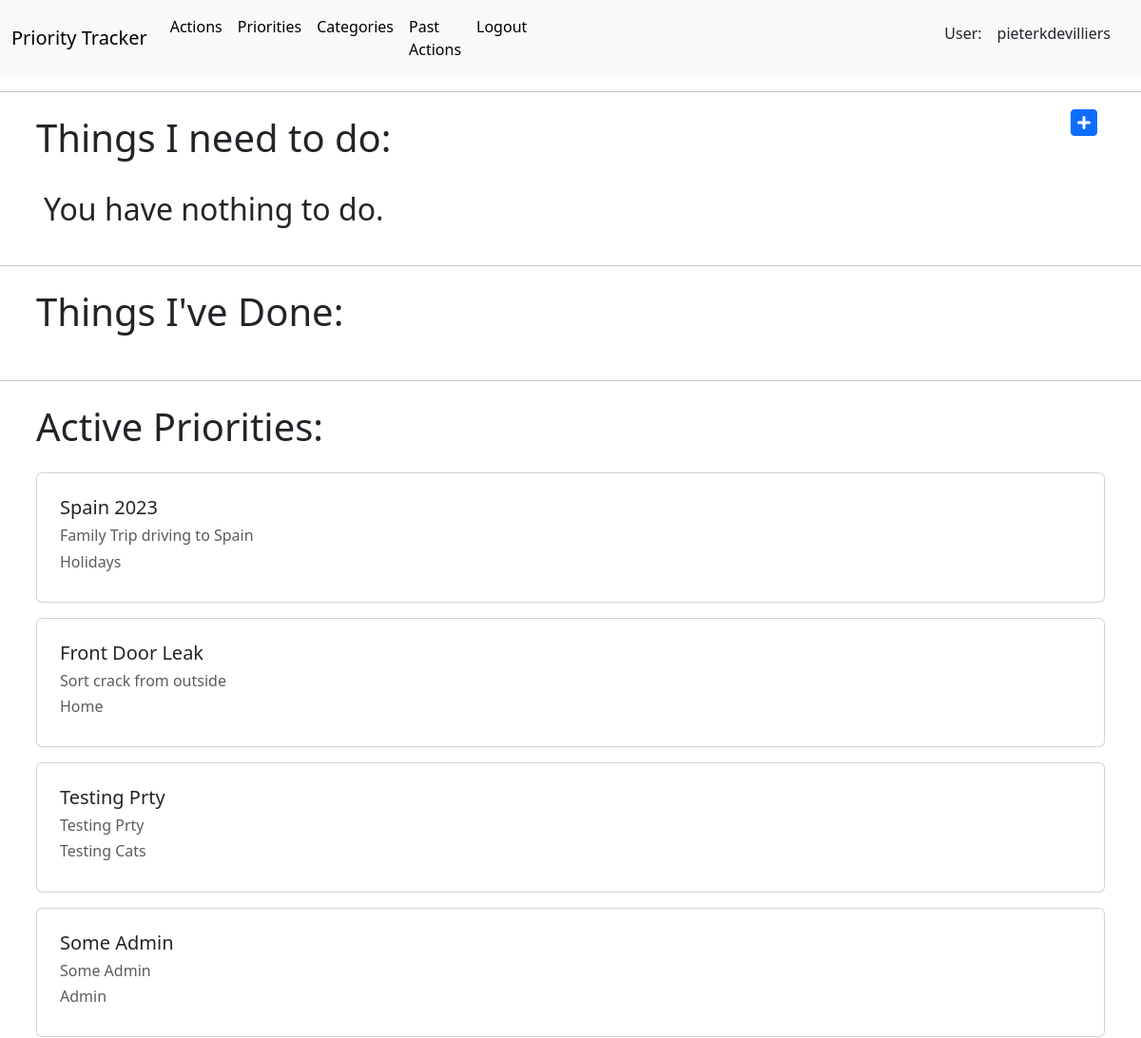
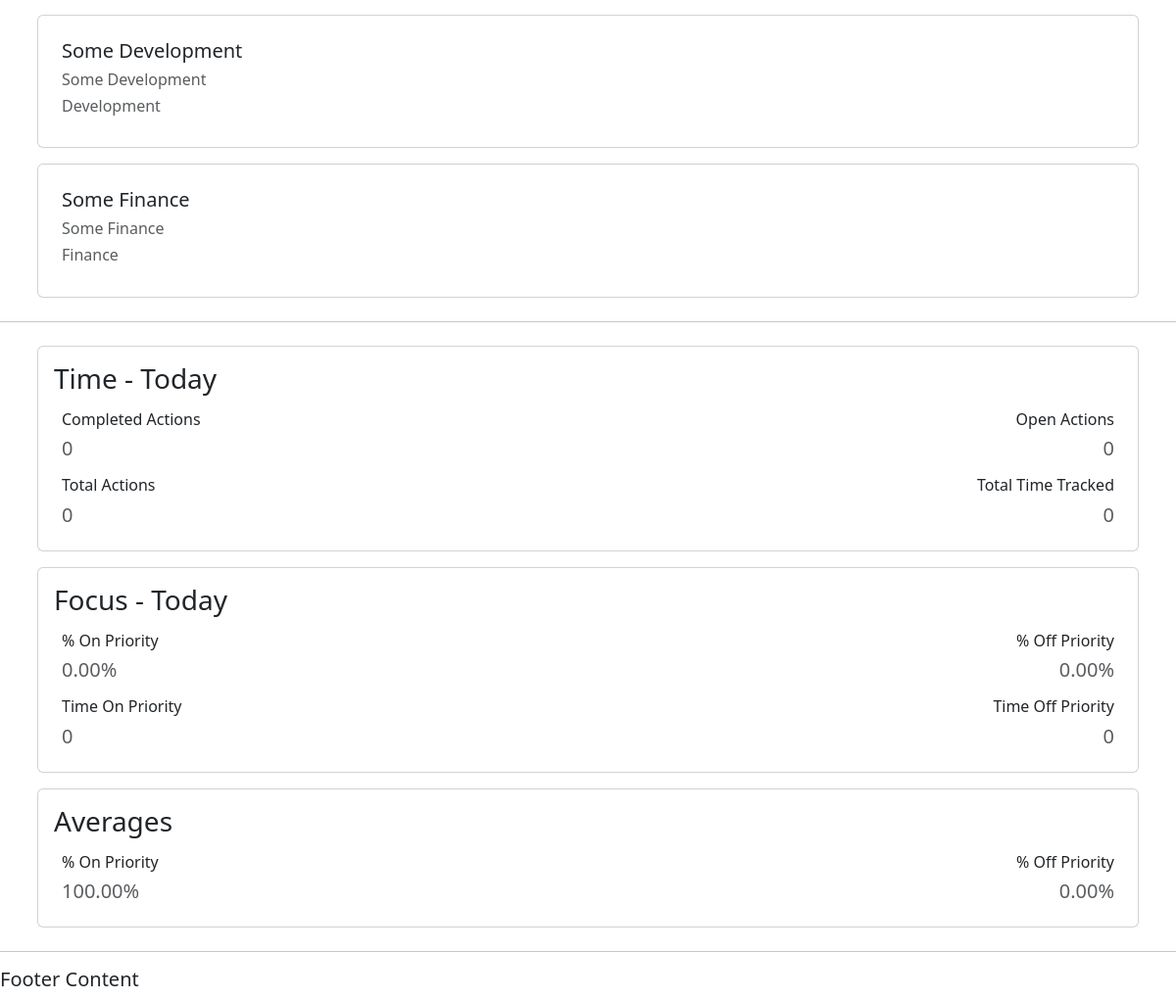
The page /actions/ (signed in) on the database its author committed (2 pictures, top to bottom).
### actions/models.py (models this page shows, shortened)
class User(AbstractUser):
    email = models.EmailField(unique=True)

class Priority(models.Model):
    title = models.CharField(max_length=50, null=False, blank=False)
    description = models.CharField(max_length=150)
    activeStatus = models.BooleanField(null=False, blank=False, default=True)
    category = models.ForeignKey(
        Category, on_delete=models.CASCADE, null=True, blank=True)
    user = models.ForeignKey(
        settings.AUTH_USER_MODEL, on_delete=models.CASCADE, related_name="priorities", null=True)

class Category(models.Model):
    title = models.CharField(max_length=50, null=False, blank=False)
    description = models.CharField(max_length=150)
    user = models.ForeignKey(
        settings.AUTH_USER_MODEL, on_delete=models.CASCADE, related_name="categories", null=True)
    def __str__(self):
        return str(self.title)

### actions/views.py (the view)
# urls.py: path('actions/', views.get_action_list, name='get_action_list'),
@login_required(login_url='login')
def get_action_list(request):
    query = date.today()
    completed_actions_count = completed_actions(query)
    open_actions_count = open_actions(query)
    total_actions_count = total_actions(query)
    if total_actions_count > 0:
        total_action_time = tracked_time(query)
        total_seconds = int(tracked_seconds(total_action_time))
        converted_tracked_time = tracked_today(total_seconds)
        on_priority_count = on_priority_actions(query)
        off_priority_count = off_priority_actions(query)
        on_priority_time = on_priority_tracked_time(query)
        off_priority_time = off_priority_tracked_time(query)
        on_priority_seconds = int(tracked_seconds(on_priority_time))
        off_priority_seconds = int(tracked_seconds(off_priority_time))
        converted_on_priority_time = tracked_today(on_priority_seconds)
        converted_off_priority_time = tracked_today(off_priority_seconds)
        on_priority_perc = on_priority_calc(total_seconds, on_priority_seconds)
        off_priority_perc = off_priority_calc(
            total_seconds, off_priority_seconds)
    else:
        total_action_time = 0
        total_seconds = 0
        converted_tracked_time = 0
        on_priority_count = 0
        off_priority_count = 0
        on_priority_time = 0
        off_priority_time = 0
        on_priority_seconds = 0
        off_priority_seconds = 0
        converted_on_priority_time = 0
        converted_off_priority_time = 0
        on_priority_perc = 0
        off_priority_perc = 0
    all_time_tracked = tracked_time_all(query)
    all_time_seconds = int(tracked_seconds(all_time_tracked))
    all_time_on_priority_tracked = on_priority_tracked_all_time(query)
    all_time_off_priority_tracked = off_priority_tracked_all_time(query)
    all_time_on_priority_seconds = int(
            tracked_seconds(all_time_on_priority_tracked))
    all_time_off_priority_seconds = int(
            tracked_seconds(all_time_off_priority_tracked))
    on_priority_perc_all_time = on_priority_calc(
            all_time_seconds, all_time_on_priority_seconds)
    off_priority_perc_all_time = off_priority_calc(
            all_time_seconds, all_time_off_priority_seconds)
    current_user = request.user
    user_id = current_user.id
    username = current_user.username
    actions = Action.objects.all()
    filtered_actions = Action.objects.filter(action_date=query, user=current_user)
    priorities = Priority.objects.all()
    context = {
        "username": username,
        "user_id": user_id,
        "filtered_actions": filtered_actions,
        "priorities": priorities,
        "completed_actions_count": completed_actions_count,
        "open_actions_count": open_actions_count,
        "total_actions_count": total_actions_count,
        "converted_tracked_time": converted_tracked_time,
        "on_priority_perc": on_priority_perc,
        "off_priority_perc": off_priority_perc,
        "converted_on_priority_time": converted_on_priority_time,
        "converted_off_priority_time": converted_off_priority_time,
        "on_priority_perc_all_time": on_priority_perc_all_time,
        "off_priority_perc_all_time": off_priority_perc_all_time,
    }
    return render(request, 'actions/action_list.html', context)

### actions/templates/actions/action_list.html (shortened to what this page needs)
{% extends 'actions/main.html' %}
{% block content %}
<body>
    <div class="container d-flex p-2 justify-content-between flex-row bd-highlight">
        <h1>Things I need to do:</h1>
        <a class="fa-solid fa-2xl p-2 fa-square-plus" role="button" href="/add-action/"></a>
    </div>
    <div class="container d-flex p-2 flex-column bd-highlight">
        {% for action in filtered_actions %}
        {% if action.done_status == False %}
        <div class="p-2 card bd-highlight open-actions-border">
            <div class="d-flex justify-content-between flex-row bd-highlight">
                <h5 class="card-title bd-highlight">{{ action.title }}</h5>
                <h6 class="card-subtitle bd-highlight">{{ action.tracked_time }}</h6>
            </div>
            <div class="d-flex justify-content-between flex-row bd-highlight">
                <h6 class="text-muted">{{ action.priority }}</h6>
                <h6 class="text-muted">{{ action.category }}</h6>
                <h6 class="text-muted">{{ action.action_date|date:"Y-m-d" }}</h6>
            </div>
            <div class="icon-outer-container">
                <div class="icon-container d-flex justify-content-end">
                    <div class="d-flex justify-content-end col-12">
                        {% if action.tracking_status == False %}
                        <a class="fa-solid fa-lg fa-hourglass p-2 bd-highlight" role="button"
                            href="{% url 'start_timer' action.id %}"></a>
                        <a class="fa-solid fa-lg fa-check p-2 bd-highlight" role="button"
                            href="{% url 'complete_action' action.id %}"></a>
                        <a class="fa-solid fa-lg fa-pen-to-square p-2 bd-highlight" role="button"
                            href="{% url 'update_action' action.id %}"></a>
                        <a class="fa-solid fa-lg fa-trash p-2 bd-highlight" role="button"
                            href="{% url 'delete_action' action.id %}"></a>
                        {% endif %}
                        {% if action.tracking_status == True %}
                        <a class="fa-solid fa-lg fa-hourglass-end p-2 bd-highlight" role="button"
                            href="{% url 'stop_timer' action.id %}"></a>
                        {% endif %}
                    </div>
                </div>
            </div>
        </div>
    <br>
        {% endif %}
        {% empty %}
        <H2 class="p-2 bd-highlight">You have nothing to do.</H2>
        {% endfor %}
    </div>
        <hr>
    <div class="container d-flex p-2 justify-content-between flex-row bd-highlight">
        <h1>Things I've Done:</h1>
    </div>
    <div>
        <div class="container d-flex p-2 flex-column bd-highlight">
    </div>
    <hr>
        <div class="container d-flex p-2 justify-content-between flex-row bd-highlight">
            <h1>Active Priorities:</h1>
        </div>
        {% for priority in priorities %}
        {% if priority.activeStatus == True %}
        <div class="container d-flex p-2 flex-column bd-highlight">
            <div class="card p-2 bd-highlight">
                <div class="card-body">
                    <h5 class="card-title">{{ priority.title }}</h5>
                    <h6 class="card-text text-muted">{{ priority.description }}</h6>
                    <h6 class="card-title text-muted">{{ priority.category }}</h6>
                </div>
            </div>
        </div>
        {% endif %}
        {% endfor %}
        <hr>
        <div class="container d-flex p-2 flex-column bd-highlight">
            <div class="card p-2 bd-highlight">
                <div class="card-body p-2 bd-highlight">
                    <h3 class="card-title">Time - Today</h3>
                    <div class="p-2 d-flex flex-row bd-highlight justify-content-between">
                        <div>
                            <div class="d-flex justify-content-start">
                                <h6 class="card-title">Completed Actions</h6>
                            </div>
                            <div class="d-flex justify-content-start">
                                <h5 class="card-text text-muted">{{ completed_actions_count }}</h5>
                            </div>
                        </div>
                        <div>
                            <div class="d-flex justify-content-end">
                                <h6 class="card-title">Open Actions</h6>
                            </div>
                            <div class="d-flex justify-content-end">
                                <h5 class="card-text text-muted">{{ open_actions_count }}</h5>
                            </div>
                        </div>
                    </div>
                    <div class="p-2 d-flex justify-content-between flex-row bd-highlight">
                        <div>
                            <div class="d-flex justify-content-start">
                                <h6 class="card-title">Total Actions</h6>
                            </div>
                            <div class="d-flex justify-content-start">
                                <h5 class="card-text text-muted">{{ total_actions_count }}</h5>
                            </div>
                        </div>
                        <div>
                            <div class="d-flex justify-content-end">
                                <h6 class="card-title">Total Time Tracked</h6>
                            </div>
                            <div class="d-flex justify-content-end">
                                <h5 class="card-text text-muted">{{ converted_tracked_time }}</h5>
                            </div>
                        </div>
                    </div>
                </div>
            </div>
        </div>
        <div class="container d-flex p-2 flex-column bd-highlight">
            <div class="card p-2 bd-highlight">
                <div id="today-report" class="card-body p-2 bd-highlight">
                    <h3 class="card-title">Focus - Today</h3>
                    <div class="p-2 d-flex justify-content-between flex-row bd-highlight">
                        <div>
                            <div class="d-flex justify-content-start">
                                <h6 class="card-title">% On Priority</h6>
                            </div>
                            <div class="d-flex justify-content-start">
                                <h5 class="card-text text-muted"><span id="on-priority-perc">{{ on_priority_perc|floatformat:2 }}</span><span>%</span></h5>
                            </div>
                        </div>
                        <div>
                            <div class="d-flex justify-content-end">
                                <h6 class="card-title">% Off Priority</h6>
                            </div>
                            <div class="d-flex justify-content-end">
                                <h5 class="card-text text-muted">{{ off_priority_perc|floatformat:2 }}%</h5>
                            </div>
                        </div>
                    </div>
                    <div class="p-2 d-flex justify-content-between flex-row bd-highlight">
                        <div>
                            <div class="d-flex justify-content-start">
                                <h6 class="card-title">Time On Priority</h6>
                            </div>
                            <div class="d-flex justify-content-start">
                                <h5 class="card-text text-muted">{{ converted_on_priority_time }}</h5>
                            </div>
                        </div>
                        <div>
                            <div class="d-flex justify-content-end">
                                <h6 class="card-title">Time Off Priority</h6>
                            </div>
                            <div class="d-flex justify-content-end">
                                <h5 class="card-text text-muted">{{ converted_off_priority_time }}</h5>
                            </div>
                        </div>
                    </div>
                </div>
            </div>
        </div>
        <div class="container d-flex p-2 flex-column bd-highlight">
            <div class="card p-2 bd-highlight">
                <div id="averages-report" class="card-body p-2 bd-highlight">
                    <h3 class="card-title">Averages</h3>
                    <div class="p-2 d-flex justify-content-between flex-row bd-highlight">
                        <div>
                            <div class="d-flex justify-content-start">
                                <h6 class="card-title">% On Priority</h6>
                            </div>
                            <div class="d-flex justify-content-start">
                                <h5 class="card-text text-muted"><span id="on_priority_perc_all_time">{{ on_priority_perc_all_time|floatformat:2 }}</span><span>%</span></h5>
                            </div>
                        </div>
                        <div>
                            <div class="d-flex justify-content-end">
                                <h6 class="card-title">% Off Priority</h6>
                            </div>
                            <div class="d-flex justify-content-end">
                                <h5 class="card-text text-muted">{{ off_priority_perc_all_time|floatformat:2 }}%</h5>
                            </div>
                        </div>
                    </div>
                </div>
            </div>
        </div>
    </div>
</body>
{% endblock %}

### actions/templates/actions/main.html (shortened to what this page needs)
<!DOCTYPE html>
<html lang="en">
<head>
    {% load static %}
    <link href="https://cdn.jsdelivr.net/npm/bootstrap@5.3.0-alpha1/dist/css/bootstrap.min.css" rel="stylesheet">
    <link href="https://cdnjs.cloudflare.com/ajax/libs/font-awesome/6.2.1/css/all.min.css" rel="stylesheet" type="text/css">
    <link href="{% static 'css/style.css' %}" rel="stylesheet" type="text/css">
</head>
<body>
    <nav class="navbar navbar-expand-lg bg-body-tertiary">
        <div class="container-fluid">
          <a class="navbar-brand" href="#">Priority Tracker</a>
          <div class="collapse navbar-collapse" id="navbarSupportedContent">
            <ul class="navbar-nav me-auto mb-2 mb-lg-0">
              <li class="nav-item">
                <a class="nav-link active" aria-current="page" href="{% url 'get_action_list' %}">Actions</a>
              </li>
              <li class="nav-item">
                <a class="nav-link active" aria-current="page" href="{% url 'get_priorities_list' %}">Priorities</a>
              </li>
              <li class="nav-item">
                <a class="nav-link active" aria-current="page" href="{% url 'get_categories_list' %}">Categories</a>
              </li>
              <li class="nav-item">
                <a id="get-filtered-actions" class="nav-link active" aria-current="page" href="{% url 'get_filtered_action_list' %}">Past Actions</a>
              </li>
              <li class="nav-item">
                <a class="nav-link active" aria-current="page" href="{% url 'logout' %}">Logout</a>
              </li>
            </ul>
          </div>
          <div class="container d-flex justify-content-end">
            <h6 class="p-2">User: </h6>
            <h6 class="p-2">{{ username }}</h6>
          </div>
        </div>
      </nav>
    <hr>
    {% block content %}
    {% endblock %}
    <hr>
    <h5>Footer Content</h5>
</body>
</html>

### rows shown on the page
User: username "pieterkdevilliers"
Priority: title "Spain 2023", description "Family Trip driving to Spain", category "Holidays"
Priority: title "Front Door Leak", description "Sort crack from outside", category "Home"
Priority: title "Testing Prty", description "Testing Prty", category "Testing Cats"
Priority: title "Some Admin", description "Some Admin", category "Admin"
Priority: title "Some Development", description "Some Development", category "Development"
Priority: title "Some Finance", description "Some Finance", category "Finance"

### other values the page prints
{{ completed_actions_count }} "0"
{{ open_actions_count }} "0"
{{ total_actions_count }} "0"
{{ converted_tracked_time }} "0"
{{ on_priority_perc|floatformat:2 }} "0.00"
{{ off_priority_perc|floatformat:2 }} "0.00"
{{ converted_on_priority_time }} "0"
{{ converted_off_priority_time }} "0"
{{ on_priority_perc_all_time|floatformat:2 }} "100.00"
{{ off_priority_perc_all_time|floatformat:2 }} "0.00"
